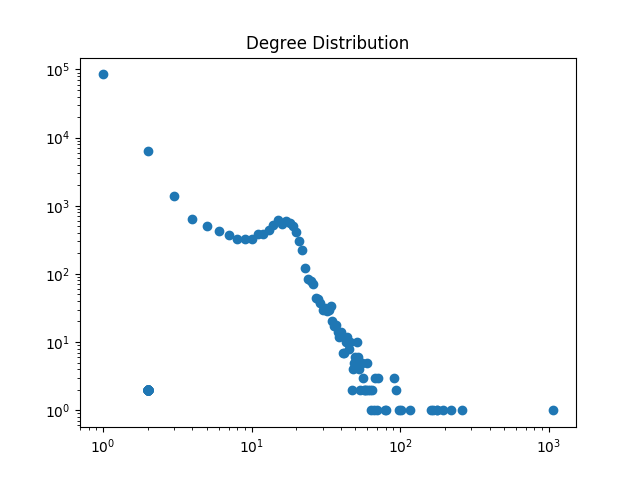

Source code (Python):
import networkx as nx
import matplotlib.pyplot as plt


G = nx.read_edgelist("edges.txt", delimiter=",")
degs = {}
for n in G.nodes():
        deg = G.degree(n)
        if deg not in degs:
            degs[deg] = 0
        degs[deg] += 1
items = sorted(degs.items())
fig = plt.figure()
ax = fig.add_subplot(111)
ax.plot([(k,2) for (k , v ) in items ] , [ (v,2) for (k ,v ) in items])
ax.set_xscale('log')
ax.set_yscale('log')
plt.title ("Degree Distribution")
fig.savefig ("degree_distribution.png")
fig.show()

#calculates y intercept for given values
while(1):
    x1,y1 = items[45]
    x2,y2 = items[70]
    slope =(abs(y2-y1)/float(x2-x1))
    y = (-1 * x1) * slope + y1
    print("Power law intercept \t " + str(y))
    break



